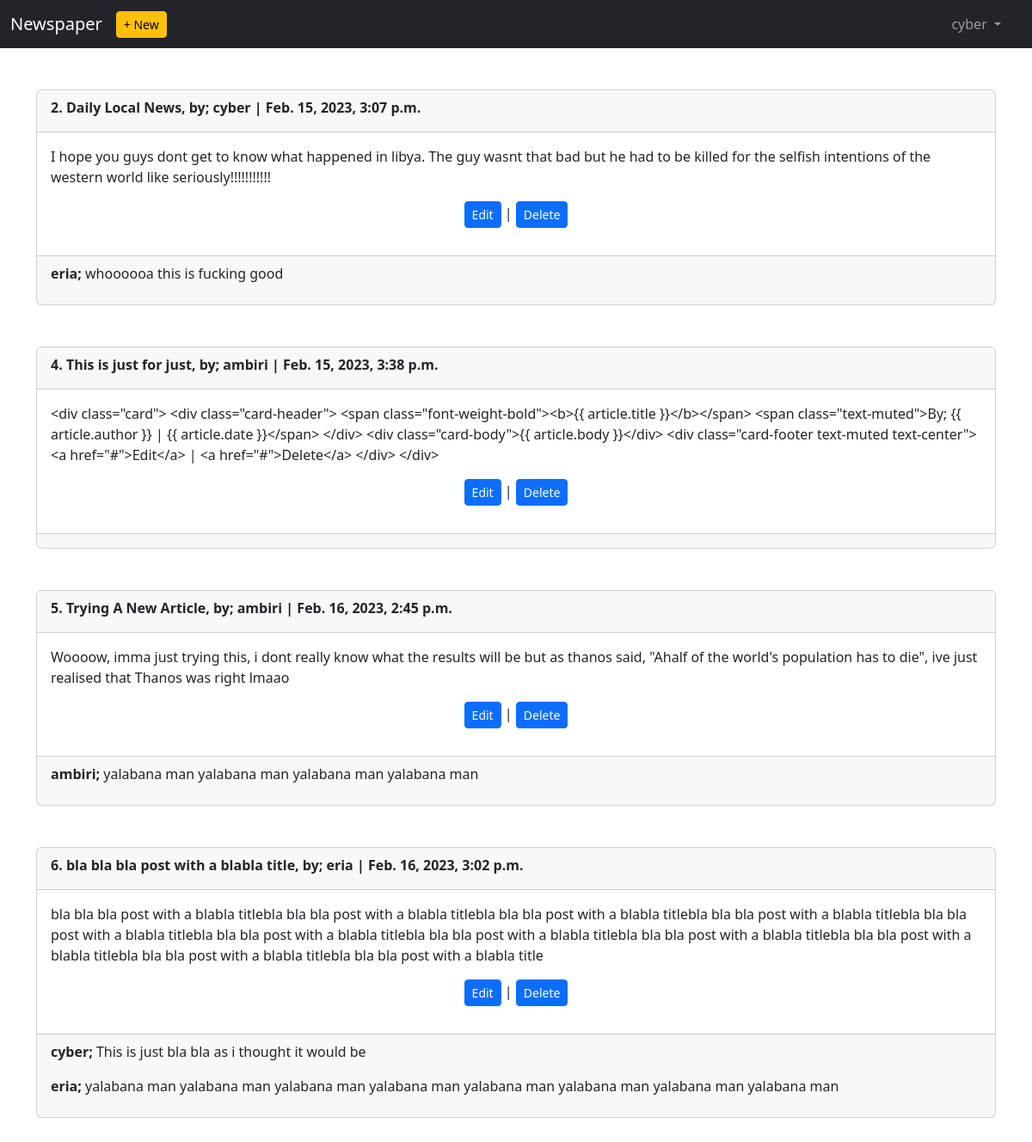
The page /articles/ (signed in) on the database its author committed.
### users/models.py (models this page shows)
class CustomUser(AbstractUser):
    age = models.PositiveIntegerField(null=True, blank=True)

### articles/models.py (models this page shows, shortened)
class Article(models.Model):
    title = models.CharField(max_length=255)
    body = models.TextField()
    date = models.DateTimeField(auto_now_add=True)
    author = models.ForeignKey(get_user_model(), on_delete=models.CASCADE)

class Comment(models.Model):
    article = models.ForeignKey(Article, on_delete=models.CASCADE, related_name="comments")
    comment = models.CharField(max_length=200)
    author = models.ForeignKey(get_user_model(), on_delete=models.CASCADE)
    def __str__(self):
        return self.comment

### articles/views.py (the view)
# urls.py: path("", views.ArticleListView.as_view(), name="article_list"),
class ArticleListView(LoginRequiredMixin, ListView):    #ListView returns an object called object_list which we can iterate over using a for loop and each iteration is called object
    model = models.Article
    template_name = "article_list.html"
    login_url = "login"     #login_url is used with LoginRequiredMixin to redirect users trying to access pages they shouldnt access

### templates/article_list.html (shortened to what this page needs)
{% extends "base.html" %}
{% block content %}
    {% for article in object_list %}
    <div class="container">
        <div class="card my-5">
            <div class="card-header">
                <div class="card-title"><b>{{ article.id }}. {{ article.title }}, by; {{ article.author }} | {{ article.date }}</b></div>
            </div>
            <div class="card-body">
                <div class="card-text">{{ article.body }}</div>
                <div class="text-center">
                    <a href="{% url 'article_edit' article.id %}" class="btn btn-primary btn-sm my-3 text">Edit</a> | <a href="{% url 'article_delete' article.id %}" class="btn btn-primary btn-sm my-3 text">Delete</a>
                </div>
            </div>
            <div class="card-footer">
                {% for comment in article.comments.all %}
                    <p>
                        <span class="font-weight-bold"> <b>{{ comment.author }};</b></span>
                         {{ comment }}
                    </p>
                {% endfor %}
            </div>
        </div>
    </div>
    {% endfor %}
{% endblock content %}

### templates/base.html (shortened to what this page needs)
<html lang="en">
<head>
    <link href="https://cdn.jsdelivr.net/npm/bootstrap@5.3.0-alpha1/dist/css/bootstrap.min.css" rel="stylesheet">
</head>
<body>
    <header>
        <nav class="navbar navbar-dark bg-dark  navbar-expand-lg">
            <div class="container-fluid">
              <a class="navbar-brand" href="{% url 'home' %}">Newspaper</a>
                {% if user.is_authenticated %}
                    <ul class="navbar-nav mr-auto">
                    <li class="nav-item">
                        <a href="{% url 'article_new' %}" class="btn btn-sm btn-warning">+ New</a>
                    </li>
                    </ul>
                {% endif %}
              <div class="offcanvas offcanvas-end text-bg-dark" tabindex="-1" id="offcanvasDarkNavbar" aria-labelledby="offcanvasDarkNavbarLabel">
                {% if user.is_authenticated %}
                    <div class="offcanvas-body">
                        <ul class="navbar-nav justify-content-end flex-grow-1 pe-3">
                            <li class="nav-item dropdown">
                                <a class="nav-link dropdown-toggle" href="#" role="button" data-bs-toggle="dropdown" aria-expanded="false">
                                    {{user.username}}
                                </a>
                            </li>
                        </ul>
                    </div>
                {% endif %}
              </div>
            </div>
          </nav>
    </header>
    <main>
        {% block content %}
        {% endblock content %}
    </main>
</body>
</html>

### rows shown on the page
CustomUser: username "cyber"
Article: id "2", title "Daily Local News", author "cyber", date "Feb. 15, 2023, 3:07 p.m.", body "I hope you guys dont get to know what happened in libya. The guy wasnt that bad but he had to be killed for the selfish intentions of the western world like seriously!!!!!!!!!!!"
Comment: author "eria", comment "whoooooa this is fucking good"
Article: id "4", title "This is just for just", author "ambiri", date "Feb. 15, 2023, 3:38 p.m.", body "<div class=\"card\"> <div class=\"card-header\"> <span class=\"font-weight-bold\"><b>{{ article.title }}</b></span> <span class=\"text-muted\">By; {{ article.author }} | {{ article.date }}</span> </div> <div class=\"card-body\">{{ article.body }}</div> <div class=\"card-footer text-muted text-center\"> <a href=\"#\">Edit</a> | <a href=\"#\">Delete</a> </div> </div>"
Article: id "5", title "Trying A New Article", author "ambiri", date "Feb. 16, 2023, 2:45 p.m.", body "Woooow, imma just trying this, i dont really know what the results will be but as thanos said, \"Ahalf of the world's population has to die\", ive just realised that Thanos was right lmaao"
Comment: author "ambiri", comment "yalabana man yalabana man yalabana man yalabana man"
Article: id "6", title "bla bla bla post with a blabla title", author "eria", date "Feb. 16, 2023, 3:02 p.m.", body "bla bla bla post with a blabla titlebla bla bla post with a blabla titlebla bla bla post with a blabla titlebla bla bla post with a blabla titlebla bla bla post with a blabla titlebla bla bla post with a blabla titlebla bla bla post with a blabla titlebla bla bla post with a blabla titlebla bla bla post with a blabla titlebla bla bla post with a blabla titlebla bla bla post with a blabla title"
Comment: author "cyber", comment "This is just bla bla as i thought it would be"
Comment: author "eria", comment "yalabana man yalabana man yalabana man yalabana man yalabana man yalabana man yalabana man yalabana man"
